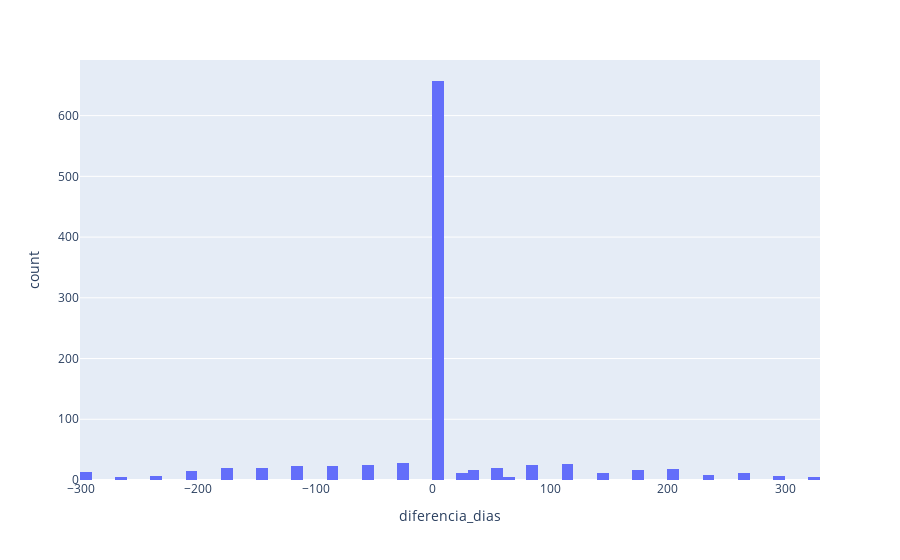

The notebook cell saved with this chart:
### Markdown cell above
## 3.3.1-Analisis de DateTime para reservation_status

- Analisis del ultimo estado de la reserva No-Show - el cliente no se ha registrado y ha informado al hotel del motivo

### Code cell
toto = pd.DataFrame(df[df["reservation_status"] == "No-Show"]["diferencia_dias"])

# importamos seaborn
import seaborn as sns
# hacemos una histograma con plotly express 
import plotly.express as px
fig = px.histogram(toto, x="diferencia_dias", nbins=100)
fig.show()

### Figure 1 — Plotly figure (JSON) as saved in the notebook; plotly's stock layout.template omitted (floating-point values rounded to 4 significant figures; data arrays with more than 128 entries replaced by an {"elided": "..."} marker saying what was removed)
{"data": [{"alignmentgroup": "True", "bingroup": "x", "hovertemplate": "diferencia_dias=%{x}<br>count=%{y}<extra></extra>", "legendgroup": "", "marker": {"color": "#636efa", "pattern": {"shape": ""}}, "name": "", "nbinsx": 100, "offsetgroup": "", "orientation": "v", "showlegend": false, "type": "histogram", "x": {"elided": "1014 int values"}, "xaxis": "x", "yaxis": "y"}], "layout": {"barmode": "relative", "legend": {"tracegroupgap": 0}, "margin": {"t": 60}, "xaxis": {"anchor": "y", "domain": [0, 1], "title": {"text": "diferencia_dias"}}, "yaxis": {"anchor": "x", "domain": [0, 1], "title": {"text": "count"}}}}
